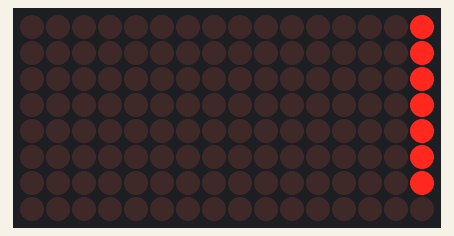
This sketch was run on a simulated Arduino Uno, built with avr-gcc and run on an emulated ATmega328P. Shown: 16×8 LED matrix.

Above: at 0.05 s.
At 2.44 s:
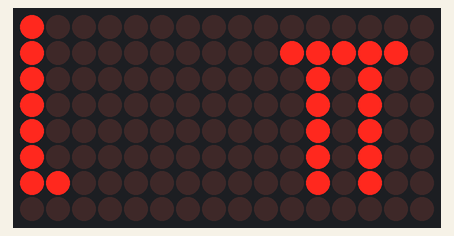
At 4.75 s:
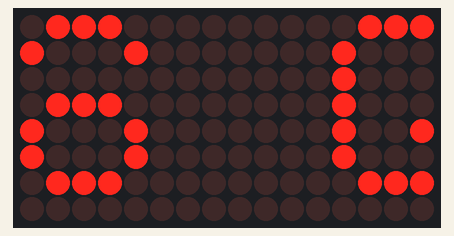
At 9.47 s:
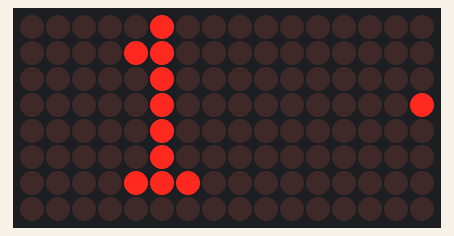
At 14.2 s:
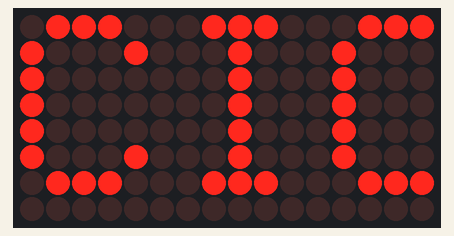
At 18.98 s:
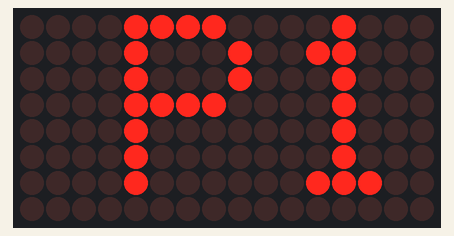

The sketch:

Matrix.ino
```cpp
#include <SPI.h>
#include <Adafruit_GFX.h>
#include <Max72xxPanel.h>
//Din - Mosi (Pin 11)
//Cs - SS (Pin 10)
//CLK - Sck (Pin 13)

const int pinCS = 10;
const int numeroMatricesHorizontales =2;
const int numeroMatricesVerticales = 1;
/* Para crear  un nuevo controlador necesitamos los
    * Parámetros:
    * Pin CS
    * El número de pantallas horizontalmente
    * El número de pantallas verticalmente
     */
Max72xxPanel matriz = Max72xxPanel (pinCS,numeroMatricesHorizontales,numeroMatricesVerticales);
String mensaje = "P1 – GRUPO 1 - SECCION B";
const int tiempo = 100; //milisegundos
const int espacio = 1; //1 columna de espacio entre cada led
const int ancho = 5 + espacio;  //El ancho de la fuente será de 5 píxeles, cada letra va a ocupar en total 5 columnas

void setup() {
  matriz.setIntensity(7);
  matriz.setPosition(0, 0, 0);
  matriz.setRotation(0,3);
}

void loop() {
  for (int i =0; i < ancho * mensaje.length()+ matriz.width() - 1- espacio ; i++){
    matriz.fillScreen(LOW); //Apagamos todos los LED. función dedicada para limpiar la pantalla.
    //LETRA POR LETRA
    int letra = i/ ancho;
    int x = (matriz.width() -1) - i %ancho;
    int y = (matriz.height() -8) / 2; //sirve para centrar el texto verticalmente.
    while (x + ancho - espacio >= 0 && letra >= 0) {
      if(letra <  mensaje.length()){
        matriz.drawChar(x,y,mensaje[letra],HIGH, LOW, 1); //llenamos el búfer de mapa de bits con la imagen, de la letra
      }
      letra--;
      x -= ancho;
    }
    matriz.write(); // Enviar mapa de bits para mostrar
  /*
    * Una vez que haya terminado de llenar el búfer de mapa de bits con su imagen,
    * enviarlo a la pantalla (s).
    */
    delay(tiempo); //espera 100 milisegundos
  }

}
```

Measured:
- by itself, everything shown: repeats every 17.8 s, in 170 steps
